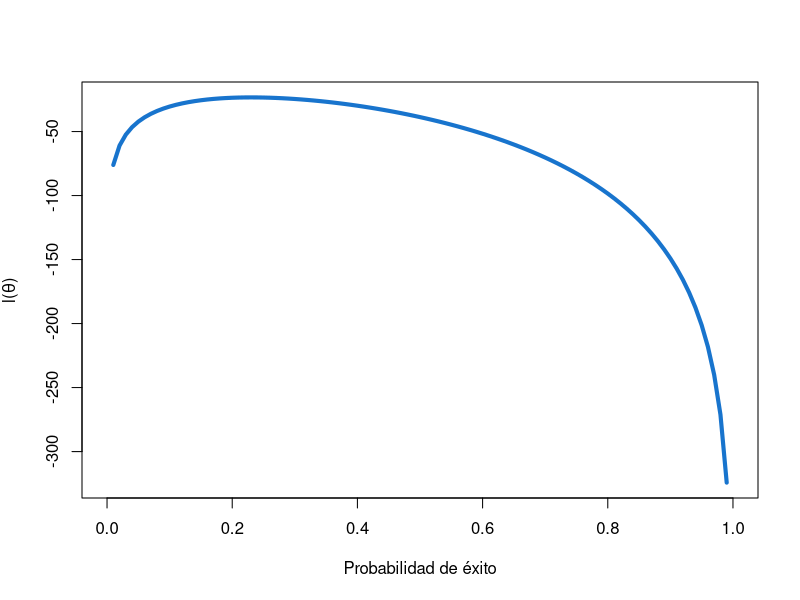
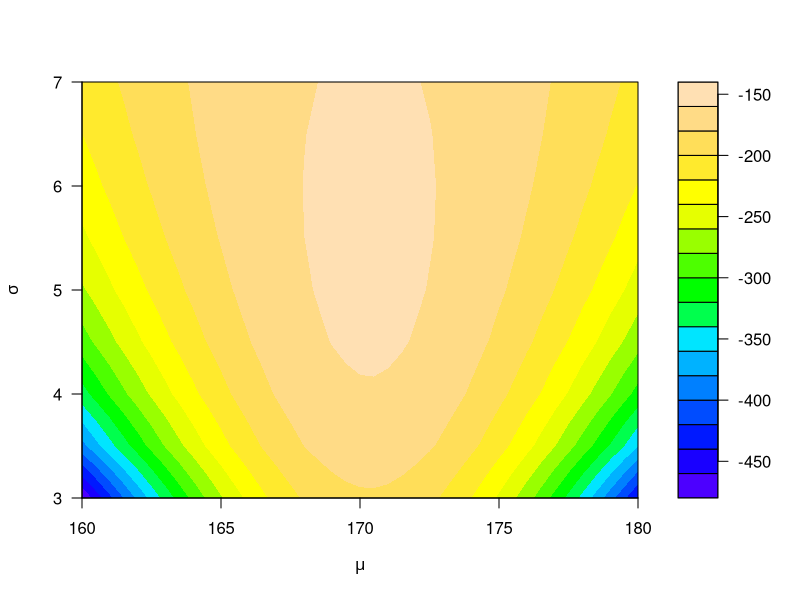

Generate these figures, in order, with R:
## ---- chunk 1
rta <- c(2, 2, 1, 1, 1, 1, 0, 2, 1, 2, 1, 0, 1, 2, 1, 0, 0, 2, 2, 1)
## ---- chunk 2
sum(dbinom(x=rta, size=5, prob=0.3, log=TRUE))
## ---- chunk 3
ll <- function(prob) sum(dbinom(x=rta, size=5, prob=prob, log=T))
ll <- Vectorize(ll)  # Para vectorizar la función
## ---- chunk 4
ll(prob=0.15)  # Individual para p=0.15
ll(prob=0.80)  # Individual para p=0.30
ll(prob=c(0.15, 0.80))  # Evaluada en un vector 
## ---- chunk 5
curve(ll, lwd=4, col='dodgerblue3',
      xlab='Probabilidad de éxito',
      ylab=expression(paste("l(", theta, ")")))
## ---- chunk 6
minusll <- function(x) -ll(x)

optimize(f=minusll, interval=c(0, 1))
## ---- chunk 7
set.seed(1235)  # La semilla es 1235
y <- rnorm(n=50, mean=170, sd=5)
## ---- chunk 8
ll <- function(param) {
  media <- param[1]  # param es el vector de parámetros
  desvi <- param[2] 
  sum(dnorm(x=y, mean=media, sd=desvi, log=TRUE))
}
## ---- chunk 9
ll1 <- function(a, b) sum(dnorm(x=y, mean=a, sd=b, log=TRUE))
ll1 <- Vectorize(ll1)
xx <- seq(from=160, to=180, by=0.5)
yy <- seq(from=3, to=7, by=0.5)
zz <- outer(X=xx, Y=yy, ll1)
filled.contour(x=xx, y=yy, z=zz, nlevels=20,
               xlab=expression(mu), ylab=expression(sigma),
               color = topo.colors)
## ---- chunk 10
minusll <- function(x) -ll(x)
nlminb(objective=minusll, start=c(163, 3.4),
       lower=c(160, 3), upper=c(180, 7))
## ---- chunk 11
require(MASS)  # El paquete ya está instalado, solo se debe cargar
res <- fitdistr(x=y, densfun='normal')
res
## ---- chunk 12
logLik(res)
